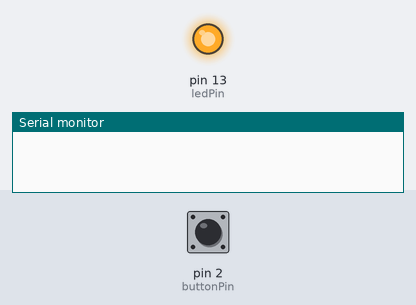
This sketch was run on a simulated Arduino Uno, built with avr-gcc and run on an emulated ATmega328P. On the bench: output pins drawn as LEDs (lit = HIGH), the last lines printed to the serial monitor. Inputs (shaded band) come from the test bench; at power-on: pin 2 (buttonPin) HIGH. Random numbers use the default seed unless the sketch sets one.

Above: at 3.9 s.
4.0 s: pin 2 (buttonPin) pulled LOW for 0.15 s
At 5.2 s:
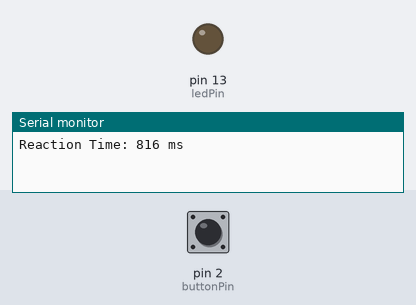
5.6 s: pin 2 (buttonPin) pulled LOW for 3.2 s
Timing chart, 0 to 15.3 s (numbered marks = the images above; inputs shaded):
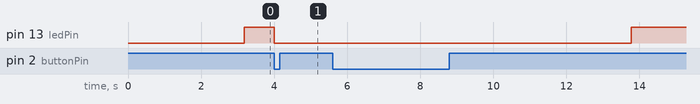

The sketch:

code.ino
```cpp
const int ledPin = 13;
const int buttonPin = 2;
unsigned long startTime;
unsigned long reactionTime;
void setup() {
  pinMode(ledPin, OUTPUT);
  pinMode(buttonPin, INPUT_PULLUP);
  Serial.begin(9600);
  randomSeed(analogRead(0));
}
void loop() {
  delay(random(2000, 5000));
  digitalWrite(ledPin, HIGH);
  startTime = millis();
  while (digitalRead(buttonPin) == HIGH) {
  }
  reactionTime = millis() - startTime;
  Serial.print("Reaction Time: ");
  Serial.print(reactionTime);
  Serial.println(" ms");
  digitalWrite(ledPin, LOW);
  delay(2000);
}
```

Measured:
- after the input at 4.0 s, pin 13 (ledPin): HIGH → LOW at once
